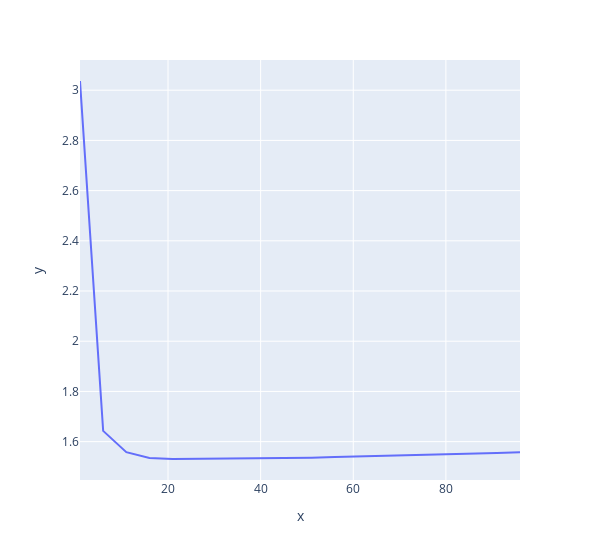
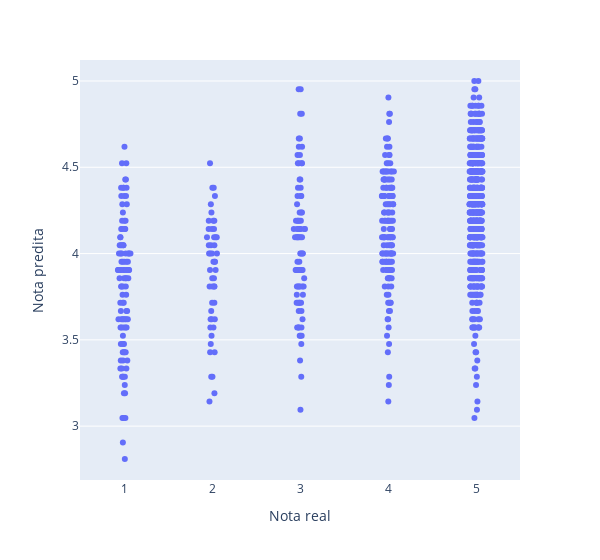

The notebook cell these images were saved under, in order:
### Markdown cell above
## KNN

### Code cell
# criando modelo
knn = KNeighborsRegressor()

# otimização de hiperparametros
param_grid = {'n_neighbors': np.arange(1, 100, 5)}
knn_gscv = GridSearchCV(knn, param_grid, cv=5,
                        scoring = make_scorer(mse,greater_is_better=False))
knn_gscv.fit(pd.DataFrame(X_train.toarray(), columns=features), y_train)

print(f'Best Paramns: {knn_gscv.best_params_}')

px.line(x=param_grid['n_neighbors'], y=knn_gscv.cv_results_['mean_test_score']*-1, width=600).show()

# plotando partial dependence
PartialDependenceDisplay.from_estimator(knn_gscv, pd.DataFrame(X_test.todense(), columns=features), ['great','love', 'best'])
PartialDependenceDisplay.from_estimator(knn_gscv, pd.DataFrame(X_test.todense(), columns=features), ['disappointed' , 'waste',  'bad'])

# plotando nota real x nota predita
plot_predict(y_test, y_predict=knn_gscv.predict(pd.DataFrame(X_test.toarray(), columns=features)))

# salvando resultados
resultados.loc[len(resultados)] = {
    'Method': "KNN",'MSE': mse(knn_gscv.predict(pd.DataFrame(X_test.toarray(), columns=features)), y_test)}
print('RESULTADOS: ')
display(resultados)

### Figure 1 — Plotly figure (JSON) as saved in the notebook; plotly's stock layout.template omitted (floating-point values rounded to 4 significant figures)
{"data": [{"hovertemplate": "x=%{x}<br>y=%{y}<extra></extra>", "legendgroup": "", "line": {"color": "#636efa", "dash": "solid"}, "marker": {"symbol": "circle"}, "mode": "lines", "name": "", "orientation": "v", "showlegend": false, "type": "scatter", "x": [1, 6, 11, 16, 21, 26, 31, 36, 41, 46, 51, 56, 61, 66, 71, 76, 81, 86, 91, 96], "xaxis": "x", "y": [3.037, 1.643, 1.558, 1.535, 1.531, 1.531, 1.533, 1.535, 1.535, 1.534, 1.536, 1.538, 1.541, 1.543, 1.546, 1.547, 1.551, 1.553, 1.555, 1.557], "yaxis": "y"}], "layout": {"legend": {"tracegroupgap": 0}, "margin": {"t": 60}, "width": 600, "xaxis": {"anchor": "y", "domain": [0, 1], "title": {"text": "x"}}, "yaxis": {"anchor": "x", "domain": [0, 1], "title": {"text": "y"}}}}

### Figure 2 — Plotly figure (JSON) as saved in the notebook; plotly's stock layout.template omitted (floating-point values rounded to 4 significant figures; data arrays with more than 128 entries replaced by an {"elided": "..."} marker saying what was removed)
{"data": [{"alignmentgroup": "True", "boxpoints": "all", "fillcolor": "rgba(255,255,255,0)", "hoveron": "points", "hovertemplate": "Nota real=%{x}<br>Nota predita=%{y}<extra></extra>", "legendgroup": "", "line": {"color": "rgba(255,255,255,0)"}, "marker": {"color": "#636efa"}, "name": "", "offsetgroup": "", "orientation": "v", "pointpos": 0, "showlegend": false, "type": "box", "x": {"elided": "1000 int values"}, "x0": " ", "xaxis": "x", "y": {"elided": "1000 float values"}, "y0": " ", "yaxis": "y"}], "layout": {"boxmode": "group", "legend": {"tracegroupgap": 0}, "margin": {"t": 60}, "width": 600, "xaxis": {"anchor": "y", "domain": [0, 1], "title": {"text": "Nota real"}}, "yaxis": {"anchor": "x", "domain": [0, 1], "title": {"text": "Nota predita"}}}}
